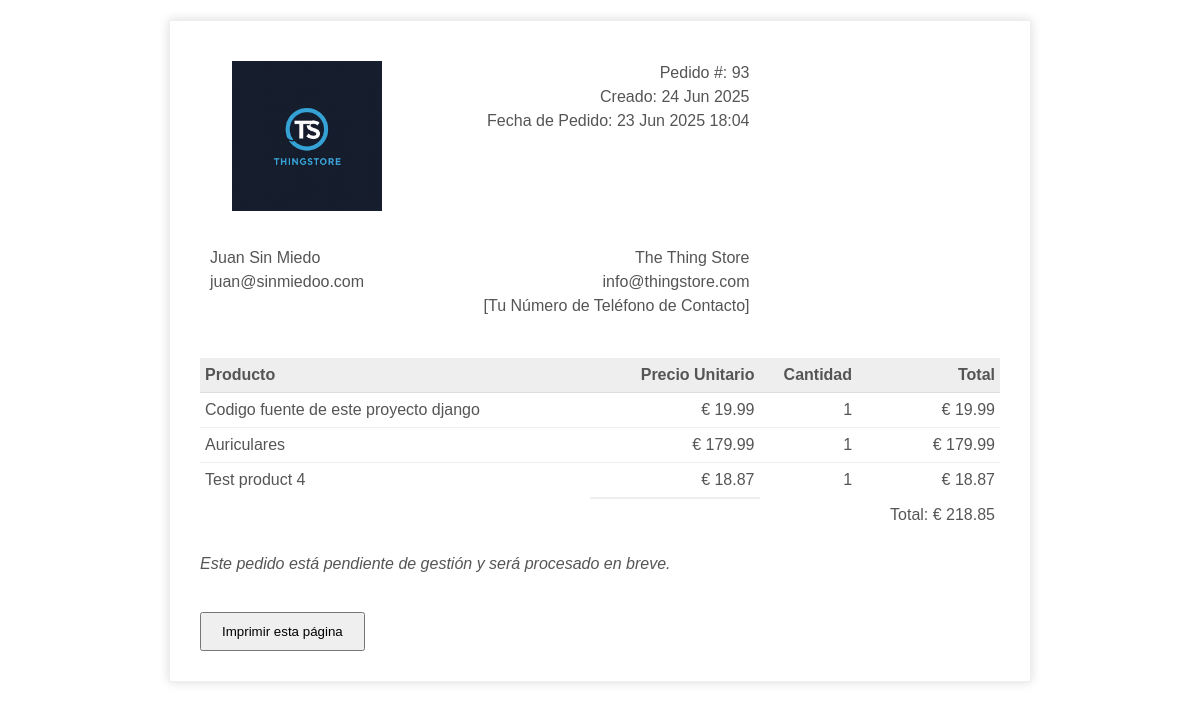
/order_print/93/ (signed in), run on an earlier commit of the app's database.
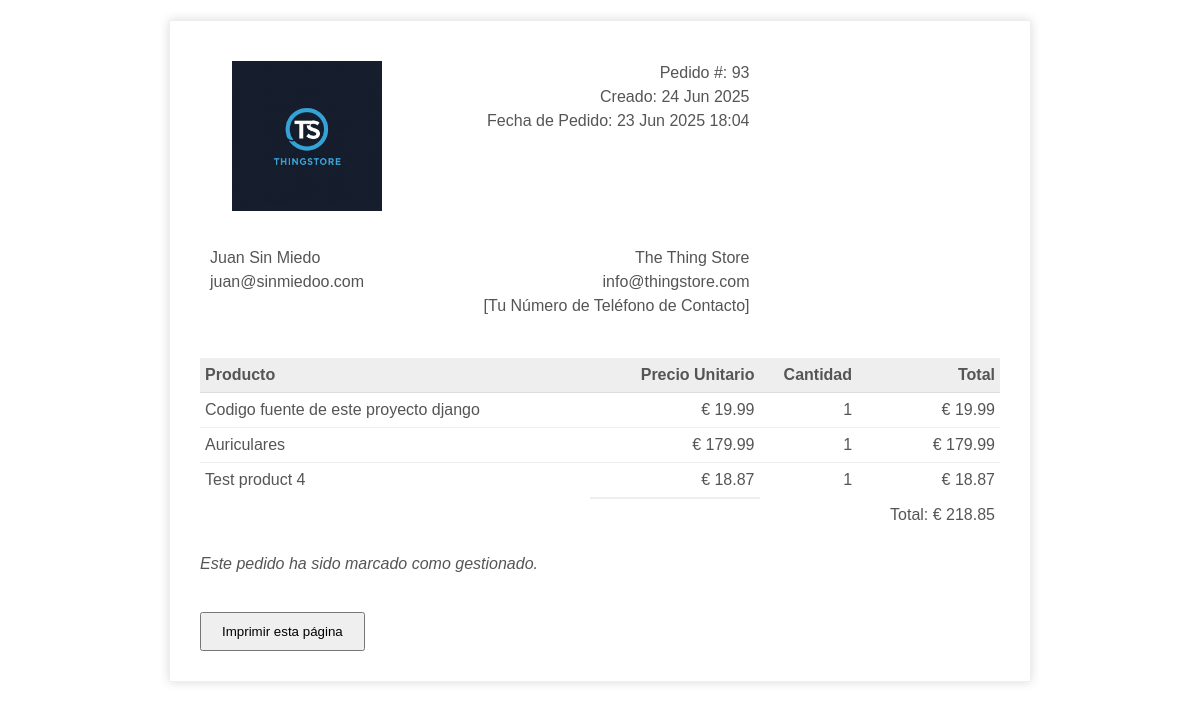
And on a later commit of the database.
### store/views.py (the view, shortened to what this page needs)
# urls.py: path('order_print/<int:order_id>/', views.order_print_view, name='order_print'), # Nombre de la ruta: 'order_print'
def order_print_view(request, order_id):
    order = get_object_or_404(Order, id=order_id, complete=True)
    guest_token = request.GET.get('guest_token')
    if request.user.is_authenticated:
        customer = request.user.customer
        if order.customer != customer:
            raise Http404("No tienes permiso para ver este pedido.")
    current_datetime = timezone.now()
    context = {
        'order': order,
        'order_items': order.orderitem_set.all(),
        'current_datetime': current_datetime,
        'guest_access_token': guest_token
    }
    return render(request, 'store/order_print.html', context)

### store/models.py (called while the page is built)
    @property
    def get_cart_total(self):
        orderitems = self.orderitem_set.all()
        total = sum([item.get_total for item in orderitems])
        return total

    @property
    def get_total(self):
        if self.product:
            total = self.product.price * self.quantity
            return total
        return Decimal('0.00')  # Devuelve 0 si no hay producto

### store/templates/store/order_print.html (shortened to what this page needs)
{% load static %}
<!DOCTYPE html>
<html>
<head>
</head>
<body>
    <div class="invoice-box">
        <table cellpadding="0" cellspacing="0">
            <tr class="top">
                <td colspan="2">
                    <table>
                        <tr>
                            <td class="title">
                                <img src="{% static 'images/ts.png' %}" style="width:100%; max-width:150px; height:auto; display:block; margin: 0 auto;" alt="Logo Tu Tienda">
                            </td>
                            <td>
                                Pedido #: {{ order.id }}<br>
                                Creado: {{ current_datetime|date:"d M Y" }}<br>
                                Fecha de Pedido: {{ order.date_ordered|date:"d M Y H:i" }}
                            </td>
                        </tr>
                    </table>
                </td>
            </tr>
            <tr class="information">
                <td colspan="2">
                    <table>
                        <tr>
                            <td>
                                {% if order.customer.name %}{{ order.customer.name }}{% else %}Cliente Anónimo{% endif %}<br>
                                {% if order.customer.email %}{{ order.customer.email }}{% endif %}<br>
                            </td>
                            <td>
                                The Thing Store<br>
                                info@thingstore.com<br>
                                [Tu Número de Teléfono de Contacto]
                            </td>
                        </tr>
                    </table>
                </td>
            </tr>
            <tr class="heading">
                <td>Producto</td>
                <td class="text-right">Precio Unitario</td>
                <td class="text-right">Cantidad</td>
                <td class="text-right">Total</td>
            </tr>
            {% for item in order_items %}
            <tr class="item {% if forloop.last %}last{% endif %}">
                <td class="text-left">{{ item.product.name }}</td>
                <td class="text-right">€ {{ item.product.price|floatformat:2 }}</td>
                <td class="text-right">{{ item.quantity }}</td>
                <td class="text-right">€ {{ item.get_total|floatformat:2 }}</td>
            </tr>
            {% endfor %}
            <tr class="total">
                <td></td>
                <td></td>
                <td></td>
                <td class="text-right">Total: € {{ order.get_cart_total|floatformat:2 }}</td>
            </tr>
        </table>
        {% if order.is_processed %}
            <p style="margin-top: 20px; font-style: italic;">Este pedido ha sido marcado como gestionado.</p>
        {% else %}
            <p style="margin-top: 20px; font-style: italic;">Este pedido está pendiente de gestión y será procesado en breve.</p>
        {% endif %}
        <button onclick="window.print()" style="margin-top: 20px; padding: 10px 20px; cursor: pointer;">Imprimir esta página</button>
    </div>
</body>
</html>

What changed in the data, as far as the page shows it:
changed Order "Juan Sin Miedo": is_processed False → True (drawn)
Also different on the page:
text no longer shown: "Este pedido está pendiente de gestión y será procesado en breve."
text now shown: "Este pedido ha sido marcado como gestionado."
